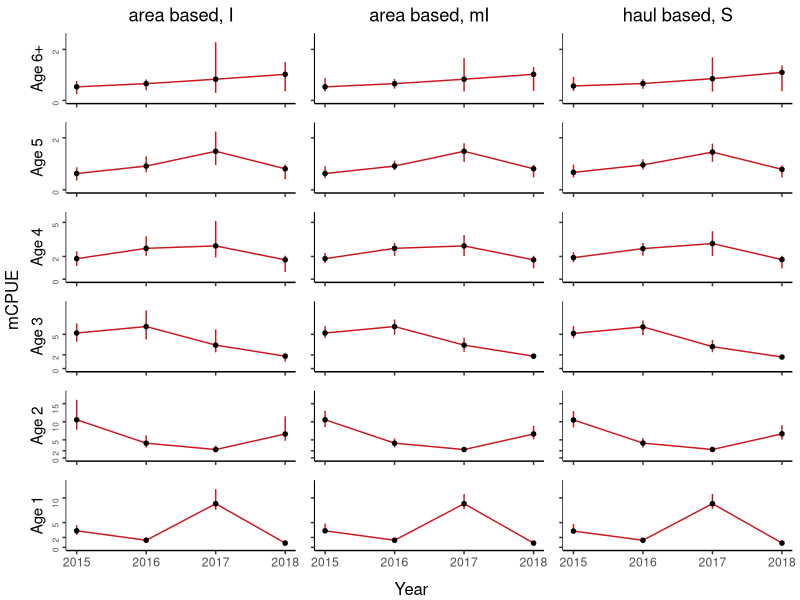
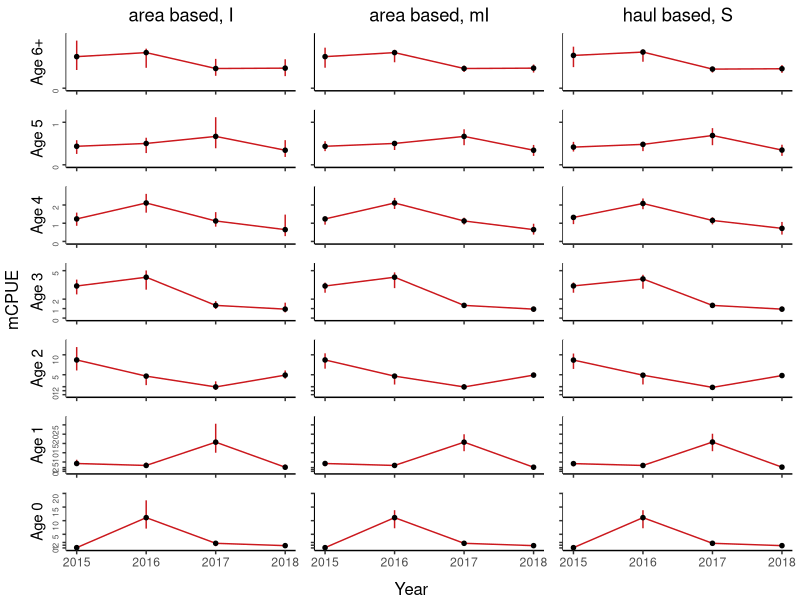
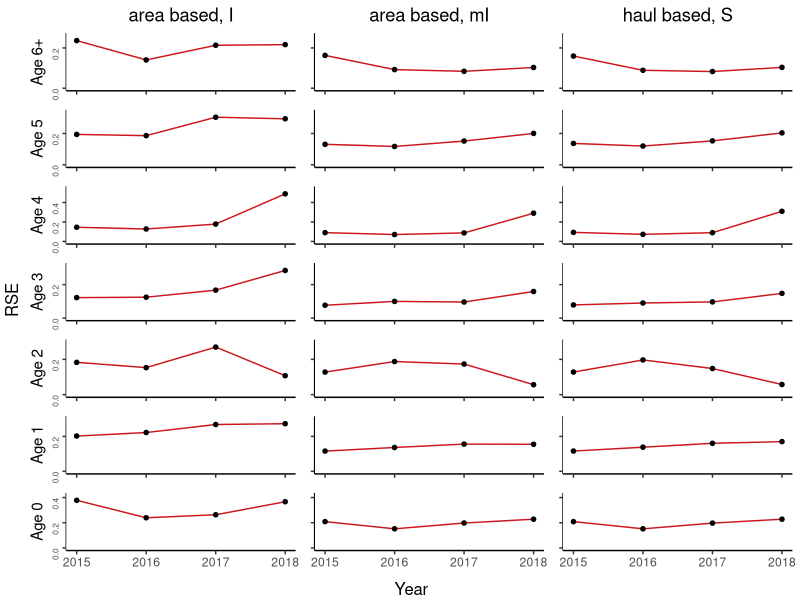
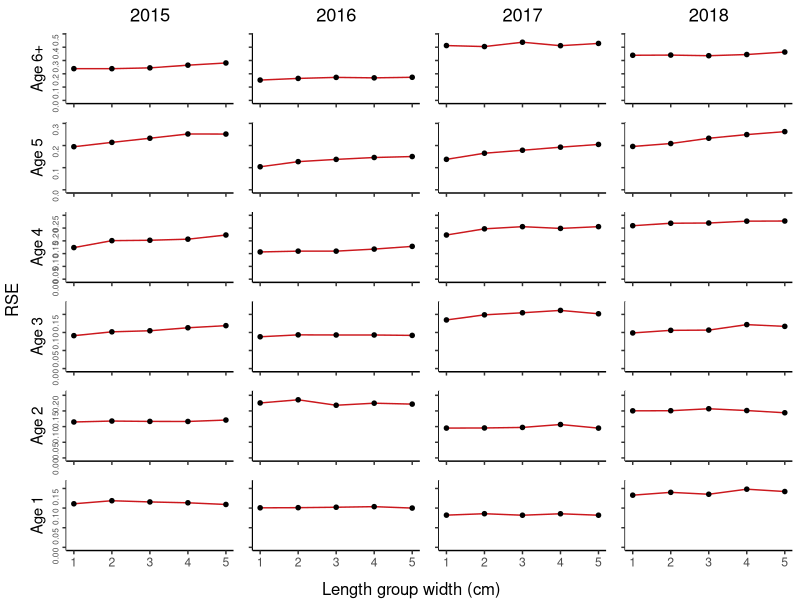
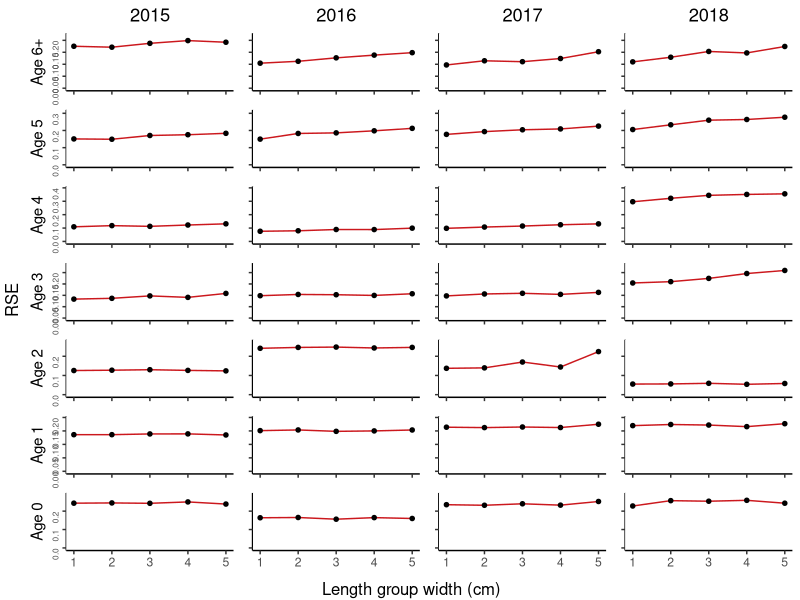

Generate these figures, in order, with R: (Note: this script raises an error after producing the figures.)
#
# Example of tabulated plot inspired by Gerritsen et al. 2006
#

library(ggplot2)
library(grid)
library(gridExtra)
library(egg)

#' @noRd
makeColorMap <- function(columns, color){
  colors <- as.list(rep(color, length(columns)))
  names(colors) <- columns
  return(colors)
}

#' @noRd
panelPlot  <- function(plotdata, xVariable, yVariable, yVariableUpper, yVariableLower, xlimrow, ylimcol, ylabel, basetheme, showX=F, showY=F, title=NULL, pointcol="white", linecol="black", errorcol="black", tickmarks=NULL){
  
  panelplot <- ggplot(plotdata, aes_string(x=xVariable, y=yVariable)) + xlim(xlimrow) + ylab(ylabel) + ylim(ylimcol)

  #error bars
  if (!is.null(yVariableUpper) & !is.null(yVariableLower)){
    panelplot <- panelplot + geom_linerange(aes_string(ymin=yVariableLower, ymax=yVariableUpper), color=errorcol)
  }
  
  #points and lines
  if (nrow(plotdata) == 0){
    panelplot <- panelplot + geom_blank()
  }
  else{
    panelplot <- panelplot + geom_line(color=linecol) + geom_point(shape=20, size=2, color=pointcol)
  }
  
  panelplot <- panelplot + basetheme()
  panelplot <- panelplot + theme(panel.grid.minor = element_blank(), panel.grid.major = element_blank())
  if (!is.null(tickmarks)){
    panelplot <- panelplot + scale_y_continuous(breaks=tickmarks, limits = ylimcol)
  }
  if (!showX){
    panelplot <- panelplot + theme(axis.title.x = element_blank(), axis.text.x=element_blank())
  }
  else{
    panelplot <- panelplot + theme(axis.title.x = element_blank())
  }
  if (!showY){
    panelplot <- panelplot + theme(axis.title.y = element_blank(), axis.text.y=element_blank())
  }
  if (!is.null(title)){
    panelplot <- panelplot + ggtitle(title)
  }
  
  return(panelplot)
}

#' Table plot
#' @description 
#'  makes a tabulated plot of estimates grouped by two covariates, one for columns, one for rows. axes of all plots are the same variables.
#' @details 
#'  If 'yVariableUpper' and 'yVaraiateLower' is not provided, error bars will not be plotted
#' @param data data.table() with data, must contain columns identified by parameters 'columnGroups', 'rowGroups', 'xVariable' and 'yVariable'
#' @param columnGroups character() identifies column in data that identifies the grouping used for columns in the plot
#' @param rowGRoups character() identifies column in data that identifies the grouping used for rows in the plot
#' @param xVariable character() identifies column in data containting variable to be used for x-axis
#' @param yVariable character() identifies column in data containing variable to be used for y-axis
#' @param yVariableLower character(), optional, identifies column in data containing lower limits for error bars
#' @param yVariableUpper character(), optional,  identifies column in data containing upper limits for error bars
#' @param ylab character(), optional, label for y-axis, if not provided 'yVariable' will be used.
#' @param ymin numeric(), optional, lower bounds of y axis, if not NULL y axis will be adopted to data for each column
#' @param ymax numeric(), optional, upper bounds of y axis, if not provided y axis will be adopted to data for each column
#' @param xlim vector, optional, lower and upper bounds of x axis, if not provided y axis will be adapted to data for each row
#' @param pointcol character() or named list mapping the values in data[,columnGroups] to colors, color of points in plots
#' @param linecol character() or named list mapping the values in data[,columnGroups] to colors color of connecting lines in plots
#' @param errorcol character() or named list mapping the values in data[,columnGroups] to colors color of error bars
#' @param tickmarks numeric() specifies tickmarks for y-axis
#' @param basetheme ggplot2 - theme function to use for plotting. Default adjusts y-axis label alignments to account for variable width of tick-labels.
stackedPanels <- function(data, columnGroups, rowGroups, xVariable, yVariable, yVariableLower=NULL, yVariableUpper=NULL, ylab=NULL, xlab=NULL, xlim=NULL, ymin=0, ymax=NULL, pointcol="black", linecol="#cb181d", errorcol="#cb181d", tickmarks=NULL, basetheme=function(x){ggplot2::theme_classic() + theme(plot.title = element_text(hjust = 0.5), axis.text.y = element_text(angle = 90, hjust = 1, size=6))}){
  
  if(is.numeric(columnGroups) | is.numeric(rowGroups)){
    stop("ColumnGroups and rowGroups can not be numeric variables. Covert with as.character()")
  }
  
  if (!all(c(columnGroups, rowGroups, xVariable, yVariable) %in% names(data))){
    stop("Some arguments (columnGroups, rowGroups, xVariable, yVariable) not found in data.")
  }
  
  if (any(is.na(data[,c(columnGroups, rowGroups, xVariable)]))){
    stop("NAs in grouping variables or x variable")
  }

  if (is.null(yVariableUpper) + is.null(yVariableLower) == 1){
    stop("Provide either both yVariableUpper and yVariableLower, or neither of them")
  }
  
  if (is.null(ylab)){
    ylab <- yVariable
  }
  
  if (is.null(xlab)){
    xlab <- xVariable
  }
  
  rows <- sort(unique(unlist(data[,rowGroups])), decreasing = T)
  cols <- sort(unique(unlist(data[,columnGroups])))
  
  if (is.character(linecol)){
    linecol <- makeColorMap(cols, linecol)
  }
  if (is.character(pointcol)){
    pointcol <- makeColorMap(cols, pointcol)
  }
  if (is.character(errorcol)){
    errorcol <- makeColorMap(cols, errorcol)
  }
  
  panels <- list()
  for (row in rows){
    
    #determine ylims if necessary
    minvar <- yVariable
    if (!is.null(yVariableLower)){
      minvar <- yVariableLower  
    }
    miny <- ymin
    if (is.null(miny)){
      miny <- min(data[data[,rowGroups] == row,minvar])
      miny <- miny - abs(miny) * .1
    }
    
    maxvar <- yVariable
    if (!is.null(yVariableUpper)){
      maxvar <- yVariableUpper  
    }
    maxy <- ymax
    if (is.null(maxy)){
      maxy <- max(data[data[,rowGroups] == row,maxvar])
      maxy <- maxy + abs(maxy) * .1
    }
    ylimcol <- c(miny, maxy)
    
    for (col in cols){
      xlimrow <- xlim
      if (is.null(xlimrow)){
        xlimrow <- c(min(data[data[,columnGroups] == col,xVariable]), max(data[data[,columnGroups] == col,xVariable]))
      }
      
      title <- NULL
      if (row == rows[1]){
        title = col
      }
      
      plotdata <- data[data[,columnGroups] == col & data[,rowGroups] == row,]
      panel <- panelPlot(plotdata, xVariable, yVariable, yVariableUpper, yVariableLower, xlimrow, ylimcol, showX=(row == rows[length(rows)]), showY=(col == cols[1]), ylabel=row, basetheme=basetheme, title=title, pointcol=pointcol[[col]], linecol=linecol[[col]], errorcol=errorcol[[col]], tickmarks=tickmarks)
      panels[[paste(row, col, sep="/")]] <- panel
      
    }
  }
  
  ggarrange(
    plots=panels,
    nrow=length(rows),
    left=ylab,
    bottom=xlab
    )
}
warning("Change file reference to package location")
warning("Check which CI to use")
warning("Check axis labels")

#
# compare the estimated mCPUE from the two ALKs for each age group (showing confidence intervals)
#

alkresult <- read.csv("data/ALKs_results.csv", sep=";", stringsAsFactors = F, dec = ",", na.strings = c("#N/A"))
alkresult$bs <- NULL
alkresult[alkresult$Bootstrap=="Stratified", "bs"] <- "S"
alkresult[alkresult$Bootstrap=="ICES-IBTS", "bs"] <- "I"
alkresult[alkresult$Bootstrap=="Modified-ICES", "bs"] <- "mI"
alkresult$ALKm <- paste(alkresult$ALK, alkresult$bs, sep=", ")
alkresult$age <- paste("Age", alkresult$age)

####
# Plot 1
# Using Q1 and all years
# Two one-column plots, age groups as rows, exclude age 0
# Put point estimates (mCPUE) with confidence intervals on top of each other
# for: area based with Modified ICES, and haul-based with stratified
# Put rse estimates on top of each oter
# for: area based with Modified ICES, areas based with ICES, and haul-based with stratified
#
# Place legends outside of plot somewhere reasonable.
#
alkq1 <- alkresult[alkresult$Quarter=="Q1",]
alkq1 <- alkq1[alkq1$age != "Age 0",]
stackedPanels(data = alkq1, columnGroups = "ALKm", rowGroups = "age", xVariable = "Year", yVariable = "mCPUE", "Q025", "Q975", tickmarks = c(0,2,5,10,15,20,25))

####
# Plot 2 - for supplementary
# As plot 1, but for Q3, retaining age group 0
# Using Q3 and all years
alkq3 <- alkresult[alkresult$Quarter=="Q3",]
stackedPanels(data = alkq3, columnGroups = "ALKm", rowGroups = "age", xVariable = "Year", yVariable = "mCPUE", "Q025", "Q975", tickmarks = c(0,1,2,5,10,15,20,25))

#
# Compare expected RSE from the three bootstrap procedures for each age group
# Using Q3 and all years
#
stackedPanels(data = alkq3, columnGroups = "ALKm", rowGroups = "age", xVariable = "Year", yVariable = "RSE", tickmarks = c(0,.2,.4,.6))

#
# Compare resampling for haul based ALK
#
resamplingPrXcm <- read.csv("data/OtolithsOnly_1_per_xcm_haulBased.csv", sep=";", stringsAsFactors = F, dec=",", na.strings = c("#N/A"))
resamplingPrXcm$age <- paste("Age", resamplingPrXcm$age)
resamplingPrXcm$Year <- as.character(resamplingPrXcm$Year)
resamplingPrXcmQ1 <- resamplingPrXcm[resamplingPrXcm$Quarter=="Q1",]
resamplingPrXcmQ1 <- resamplingPrXcmQ1[resamplingPrXcmQ1$age != "Age 0",]

resamplingPrXcmQ3 <- resamplingPrXcm[resamplingPrXcm$Quarter=="Q3",]

####
# Plot 3
# Using Q1 and all years
# change order of x axis
# make B/W
#
stackedPanels(data = resamplingPrXcmQ1, columnGroups = "Year", rowGroups = "age", xVariable = "Otolith_1cm", yVariable = "cv", xlab="Length group width (cm)", ylab="RSE", ymin=0)


####
# Plot 4
# as plot 3, but for q3, and retaining age 0
# change order of x axis
# make B/W
#
stackedPanels(data = resamplingPrXcmQ3, columnGroups = "Year", rowGroups = "age", xVariable = "Otolith_1cm", yVariable = "cv", xlab="Length group width (cm)", ylab="RSE", ymin=0)



####
# Plot 5
# Need to add current sampling (C) to the right of 5 (included now as 7)
# Remove line connecting points, and add horisontal line for C.
# Put horisontal under points.
# Make B/W
#
resamplingFixedLengthGroups <- read.csv("OtolithsOnly_Results/OtolithsOnly_y_per_5cm_haulBased.csv", sep=";", stringsAsFactors = F, dec=".", na.strings = c("#N/A", "NA"))
resamplingFixedLengthGroups$age <- paste("Age", resamplingFixedLengthGroups$age)
resamplingFixedLengthGroups$Year <- as.character(resamplingFixedLengthGroups$Year)
resamplingFixedLengthGroupsQ1 <- resamplingFixedLengthGroupsQ1[resamplingFixedLengthGroupsQ1$Quarter=="Q1",]
resamplingFixedLengthGroupsQ1 <- resamplingFixedLengthGroupsQ1[resamplingFixedLengthGroupsQ1$age != "Age 0",]
resamplingFixedLengthGroupsQ1[resamplingFixedLengthGroupsQ1$Otolith_per5cm == "C", "Otolith_per5cm"] <- 7
resamplingFixedLengthGroupsQ1$Otolith_per5cm <- as.integer(resamplingFixedLengthGroupsQ1$Otolith_per5cm)

stackedPanels(data = resamplingFixedLengthGroups, columnGroups = "Year", rowGroups = "age", xVariable = "Otolith_per5cm", yVariable = "cv", xlab="Otoliths per 5cm", ylab="RSE", ymin=0)

####
# Plot 6 - supplementary
# As plot 5, but for Q3, and including Age 0
#

####
# Plot 7
# overlay 1 and 5 for otholith per 5 cm
# put legeneds outside plot somewhere reasonable. legend: 1 fish per 5 cm, 5 fish per 5 cm
# make B/W
resamplingOtolithsAndHauls <- read.csv("OtolithsAndHauls_Results_2015_2018/OtolAndHaul_1_5_per_5cm_areaBased2015_2018.csv", sep=";", stringsAsFactors = F, na.strings=c("NA"))
resamplingOtolithsAndHauls$cv <- resamplingOtolithsAndHauls$sd / resamplingOtolithsAndHauls$bootstrapMean
resamplingOtolithsAndHauls$age <- paste("Age", resamplingOtolithsAndHauls$age)
resamplingOtolithsAndHauls$Year <- as.character(resamplingOtolithsAndHauls$Year)
resamplingOtolithsAndHaulsQ1 <- resamplingOtolithsAndHauls[resamplingOtolithsAndHauls$Quarter=="Q1",]
resamplingOtolithsAndHaulsQ1 <- resamplingOtolithsAndHaulsQ1[resamplingOtolithsAndHaulsQ1$age != "Age 0",]

resamplingOtolithsAndHaulsQ1o5 <- resamplingOtolithsAndHaulsQ1[resamplingOtolithsAndHaulsQ1$Otolith_per5cm == 5,]
stackedPanels(data = resamplingOtolithsAndHaulsQ1o5, columnGroups = "Year", rowGroups = "age", xVariable = "N", yVariable = "cv", xlab="Number of hauls", ylab="RSE", ymin=0)

####
# Plot 8 - supplementary
# Like plot 7, but for Q3 and including aGE GROUP 0

####
# Plot 9  - supplementary
# Like plot 7, but for 1997 - 1999

####
# Plot 10  - supplementary
# Like plot 9, but for Q3 and including age group 0
